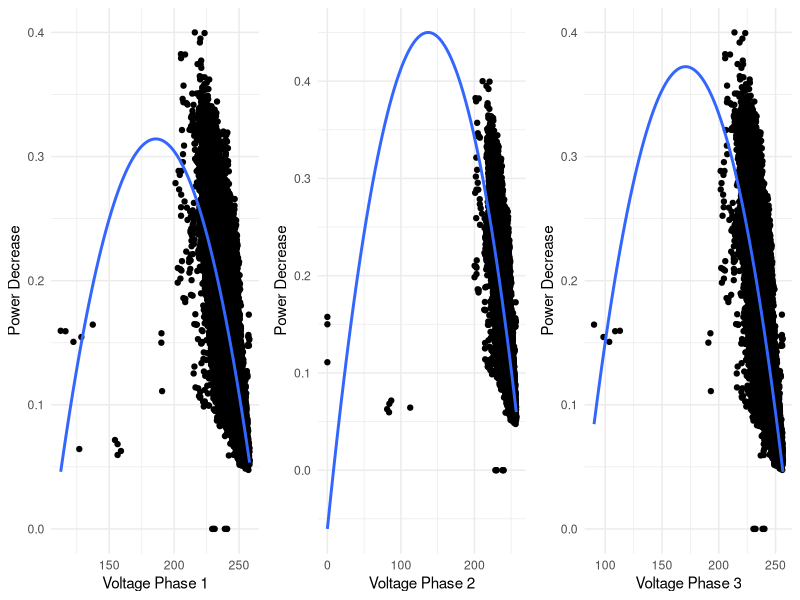

The R source for this figure:
# Load required libraries
library(MASS)
library(ggplot2)
library(readxl)
library(gridExtra)

# Read the data from the Excel file
data <- read_excel("Dataset.xlsx")

# Combine the extracted data into a single data frame
df <- data.frame(
  voltage_phase_1 = data[[3]],
  voltage_phase_2 = data[[4]],
  voltage_phase_3 = data[[5]],
  current_phase_1 = data[[6]],
  current_phase_2 = data[[7]],
  current_phase_3 = data[[8]],
  active_power_phase_1 = data[[12]],
  active_power_phase_2 = data[[13]],
  active_power_phase_3 = data[[14]]
)

# Scale the power decrease to the range 0.0-0.4
df$power_decrease <- (df$current_phase_1 * df$voltage_phase_1 + df$current_phase_2 * df$voltage_phase_2 + df$current_phase_3 * df$voltage_phase_3) / max(df$current_phase_1 * df$voltage_phase_1 + df$current_phase_2 * df$voltage_phase_2 + df$current_phase_3 * df$voltage_phase_3) * 0.4

# Fit glms for each phase
glm_phase_1 <- glm(power_decrease ~ voltage_phase_1 + I(voltage_phase_1^2), data = df, family = gaussian(link = "identity"))
glm_phase_2 <- glm(power_decrease ~ voltage_phase_2 + I(voltage_phase_2^2), data = df, family = gaussian(link = "identity"))
glm_phase_3 <- glm(power_decrease ~ voltage_phase_3 + I(voltage_phase_3^2), data = df, family = gaussian(link = "identity"))

# Obtain the summary of the models
summary_phase_1 <- summary(glm_phase_1)
summary_phase_2 <- summary(glm_phase_2)
summary_phase_3 <- summary(glm_phase_3)

# Extract coefficients and quantities
coefficients_phase_1 <- summary_phase_1$coefficients
coefficients_phase_2 <- summary_phase_2$coefficients
coefficients_phase_3 <- summary_phase_3$coefficients

# Calculate Min, 1Q, Median, 3Q, and Max for coefficients
quantiles_phase_1 <- quantile(coefficients_phase_1[, 1], probs = c(0, 0.25, 0.5, 0.75, 1))
quantiles_phase_2 <- quantile(coefficients_phase_2[, 1], probs = c(0, 0.25, 0.5, 0.75, 1))
quantiles_phase_3 <- quantile(coefficients_phase_3[, 1], probs = c(0, 0.25, 0.5, 0.75, 1))

# Calculate AIC and BIC for each phase
aic_phase_1 <- AIC(glm_phase_1)
aic_phase_2 <- AIC(glm_phase_2)
aic_phase_3 <- AIC(glm_phase_3)

bic_phase_1 <- BIC(glm_phase_1)
bic_phase_2 <- BIC(glm_phase_2)
bic_phase_3 <- BIC(glm_phase_3)

# Calculate the goodness of fit (deviance) for each phase
goodness_of_fit_phase_1 <- glm_phase_1$deviance
goodness_of_fit_phase_2 <- glm_phase_2$deviance
goodness_of_fit_phase_3 <- glm_phase_3$deviance

# Plot the relationship between voltage and power decrease for each phase
plot_phase_1 <- ggplot(df, aes(x = voltage_phase_1, y = power_decrease)) +
  geom_point() +
  geom_smooth(method = "glm", formula = y ~ x + I(x^2), method.args = list(family = gaussian(link = "identity")), se = FALSE) +
  labs(x = "Voltage Phase 1", y = "Power Decrease") +
  theme_minimal()

plot_phase_2 <- ggplot(df, aes(x = voltage_phase_2, y = power_decrease)) +
  geom_point() +
  geom_smooth(method = "glm", formula = y ~ x + I(x^2), method.args = list(family = gaussian(link = "identity")), se = FALSE) +
  labs(x = "Voltage Phase 2", y = "Power Decrease") +
  theme_minimal()

plot_phase_3 <- ggplot(df, aes(x = voltage_phase_3, y = power_decrease)) +
  geom_point() + 
  geom_smooth(method = "glm", formula = y ~ x + I(x^2), method.args = list(family = gaussian(link = "identity")), se = FALSE) +
  labs(x = "Voltage Phase 3", y = "Power Decrease") +
  theme_minimal()

# Show the glm plots and the coefficient, quantity, and criteria results
print(grid.arrange(plot_phase_1, plot_phase_2, plot_phase_3, ncol = 3))
